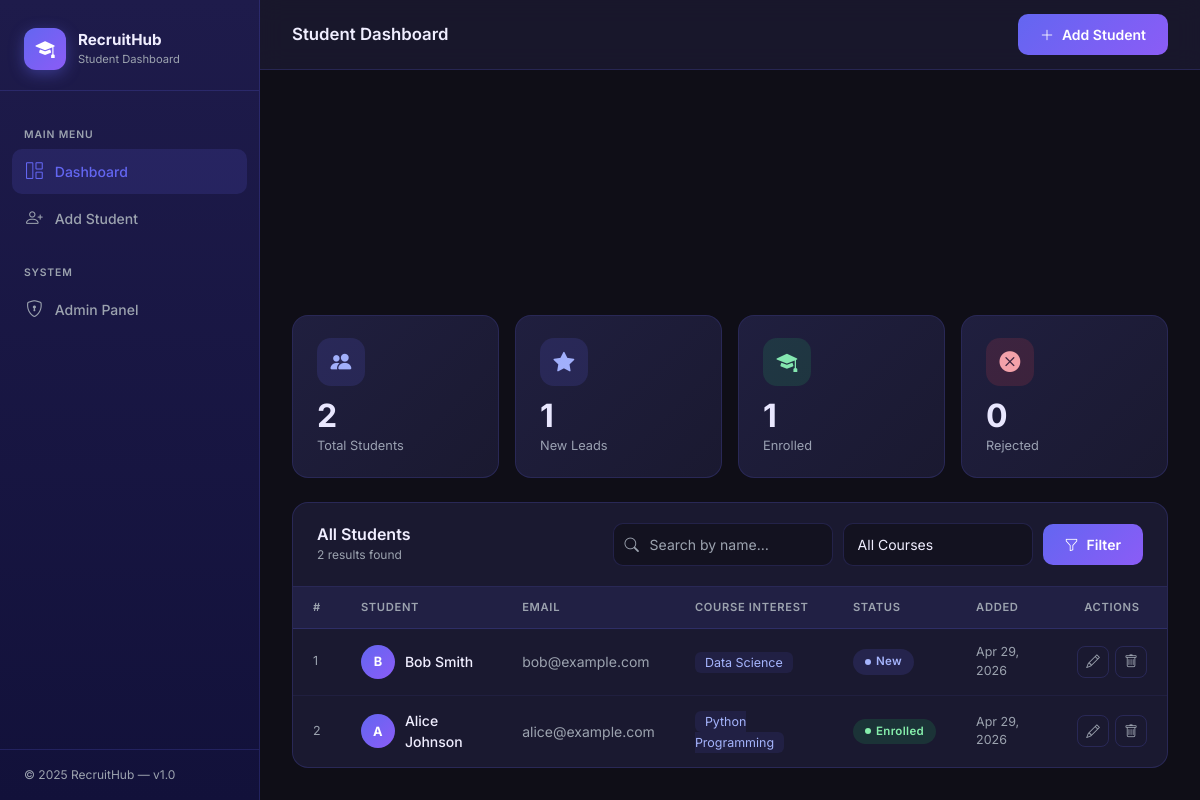
Before: / with the older database file.
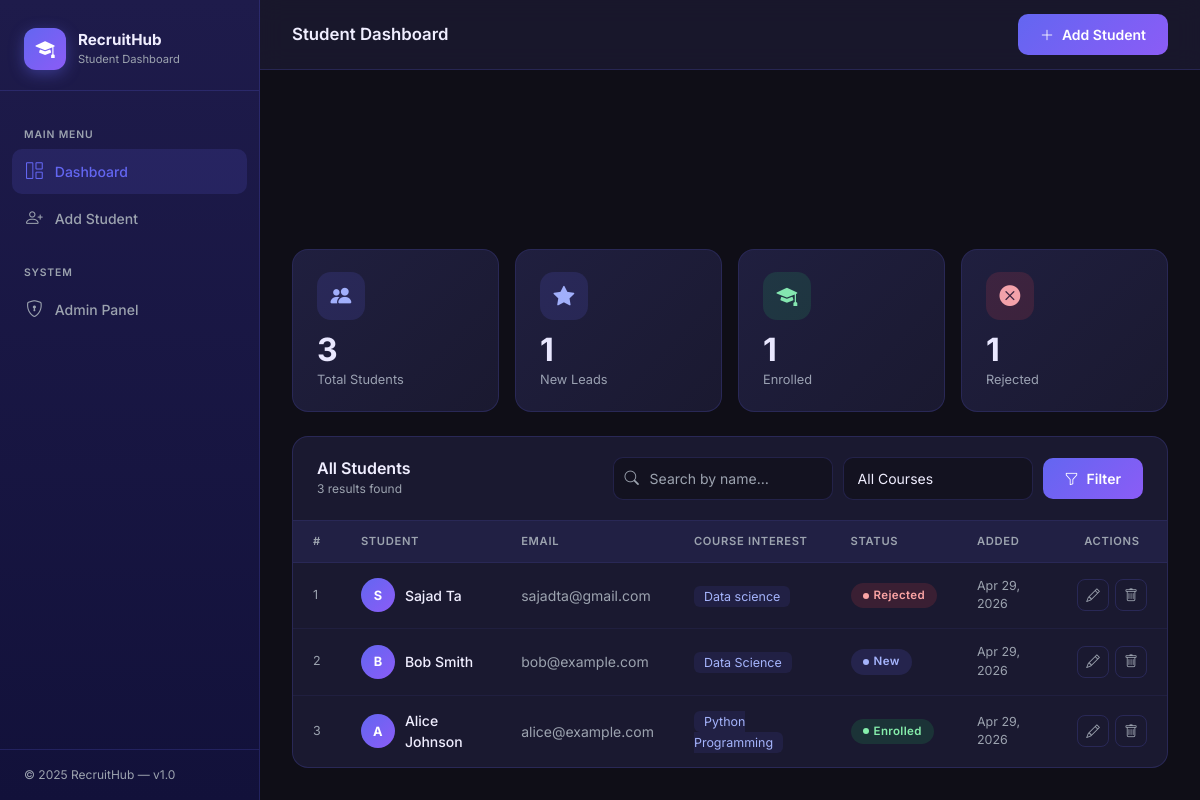
After: the same page with the newer database file.
### students/models.py (models this page shows, shortened)
class Student(models.Model):
    STATUS_CHOICES = [
        ('New', 'New'),
        ('Contacted', 'Contacted'),
        ('Enrolled', 'Enrolled'),
        ('Rejected', 'Rejected'),
    ]
    name            = models.CharField(max_length=200)
    email           = models.EmailField(unique=True)
    course_interest = models.CharField(max_length=200)
    status          = models.CharField(max_length=20, choices=STATUS_CHOICES, default='New')
    created_at      = models.DateTimeField(auto_now_add=True)
    class Meta:
        ordering = ['-created_at']

### students/views.py (the view)
# urls.py: path('',              views.student_list,   name='student_list'),
def student_list(request):
    students = Student.objects.all()
    search_query  = request.GET.get('search', '').strip()
    course_filter = request.GET.get('course', '').strip()
    if search_query:
        students = students.filter(name__icontains=search_query)
    if course_filter:
        students = students.filter(course_interest__icontains=course_filter)
    all_courses = Student.objects.values_list('course_interest', flat=True).distinct()
    context = {
        'students':     students,
        'all_courses':  all_courses,
        'search_query': search_query,
        'course_filter': course_filter,
        'total':        Student.objects.count(),
        'new_count':    Student.objects.filter(status='New').count(),
        'enrolled':     Student.objects.filter(status='Enrolled').count(),
        'rejected':     Student.objects.filter(status='Rejected').count(),
    }
    return render(request, 'student_list.html', context)

### templates/student_list.html (shortened to what this page needs)
{% extends 'base.html' %}
{% block page_title %}Student Dashboard{% endblock %}
{% block content %}
<div class="page-wrapper">
  <div class="row g-3 mb-4">
    <div class="col-12 col-sm-6 col-xl-3">
      <div class="stat-card">
        <div class="stat-icon" style="background:rgba(99,102,241,.15); color:#a5b4fc;">
          <i class="bi bi-people-fill"></i>
        </div>
        <div class="stat-value">{{ total }}</div>
        <div class="stat-label">Total Students</div>
      </div>
    </div>
    <div class="col-12 col-sm-6 col-xl-3">
      <div class="stat-card">
        <div class="stat-icon" style="background:rgba(99,102,241,.15); color:#a5b4fc;">
          <i class="bi bi-star-fill"></i>
        </div>
        <div class="stat-value">{{ new_count }}</div>
        <div class="stat-label">New Leads</div>
      </div>
    </div>
    <div class="col-12 col-sm-6 col-xl-3">
      <div class="stat-card">
        <div class="stat-icon" style="background:rgba(34,197,94,.15); color:#86efac;">
          <i class="bi bi-mortarboard-fill"></i>
        </div>
        <div class="stat-value">{{ enrolled }}</div>
        <div class="stat-label">Enrolled</div>
      </div>
    </div>
    <div class="col-12 col-sm-6 col-xl-3">
      <div class="stat-card">
        <div class="stat-icon" style="background:rgba(239,68,68,.15); color:#fca5a5;">
          <i class="bi bi-x-circle-fill"></i>
        </div>
        <div class="stat-value">{{ rejected }}</div>
        <div class="stat-label">Rejected</div>
      </div>
    </div>
  </div>
  <div class="table-card">
    <div class="table-card-header">
      <div>
        <h2 style="font-size:1rem; font-weight:600; margin:0; color:var(--text-primary);">
          All Students
        </h2>
        <p style="font-size:.75rem; color:var(--text-muted); margin:2px 0 0;">
          {{ students|length }} result{{ students|length|pluralize }} found
        </p>
      </div>
      <form method="GET" action="{% url 'student_list' %}" id="filter-form"
            style="display:flex; gap:10px; flex-wrap:wrap; align-items:center;">
        <div class="search-input-wrap">
          <i class="bi bi-search"></i>
          <input type="text"
                 id="search-input"
                 name="search"
                 class="form-control"
                 placeholder="Search by name…"
                 value="{{ search_query }}">
        </div>
        <select name="course" id="course-filter" class="form-select" style="width:190px;">
          <option value="">All Courses</option>
        </select>
        <button type="submit" class="btn-brand" id="apply-filter-btn">
          <i class="bi bi-funnel"></i> Filter
        </button>
      </form>
    </div>
    <div style="overflow-x:auto;">
      <table class="custom-table" id="students-table">
        <thead>
          <tr>
            <th>#</th>
            <th>Student</th>
            <th>Email</th>
            <th>Course Interest</th>
            <th>Status</th>
            <th>Added</th>
            <th style="text-align:center;">Actions</th>
          </tr>
        </thead>
        <tbody>
          {% for student in students %}
          <tr id="student-row-{{ student.pk }}">
            <td style="color:var(--text-muted); font-size:.78rem;">{{ forloop.counter }}</td>
            <td>
              <div style="display:flex; align-items:center; gap:10px;">
                <div class="avatar">{{ student.name|slice:":1"|upper }}</div>
                <span style="font-weight:500;">{{ student.name }}</span>
              </div>
            </td>
            <td style="color:var(--text-muted);">{{ student.email }}</td>
            <td>
              <span style="background:rgba(99,102,241,.1); color:#a5b4fc;
                           padding:3px 10px; border-radius:6px; font-size:.78rem;">
                {{ student.course_interest }}
              </span>
            </td>
            <td>
              <span class="badge-status
                {% if student.status == 'New' %}status-new
                {% elif student.status == 'Contacted' %}status-contacted
                {% elif student.status == 'Enrolled' %}status-enrolled
                {% else %}status-rejected{% endif %}">
                {{ student.status }}
              </span>
            </td>
            <td style="color:var(--text-muted); font-size:.78rem;">
              {{ student.created_at|date:"M d, Y" }}
            </td>
            <td style="text-align:center;">
              <div style="display:flex; gap:6px; justify-content:center;">
                <a href="{% url 'edit_student' student.pk %}"
                   class="btn-icon"
                   id="edit-btn-{{ student.pk }}"
                   title="Edit">
                  <i class="bi bi-pencil"></i>
                </a>
                <form method="POST" action="{% url 'delete_student' student.pk %}"
                      style="display:inline;"
                      onsubmit="return confirm('Delete {{ student.name }}?');">
                  <button type="submit"
                          class="btn-icon danger"
                          id="delete-btn-{{ student.pk }}"
                          title="Delete">
                    <i class="bi bi-trash"></i>
                  </button>
                </form>
              </div>
            </td>
          </tr>
          {% endfor %}
        </tbody>
      </table>
    </div>
  </div>
</div>
{% endblock %}

### templates/base.html (shortened to what this page needs)
<!DOCTYPE html>
<html lang="en">
<head>
  <link href="https://cdn.jsdelivr.net/npm/bootstrap@5.3.3/dist/css/bootstrap.min.css"
        rel="stylesheet"
/>
  <link href="https://cdn.jsdelivr.net/npm/bootstrap-icons@1.11.3/font/bootstrap-icons.min.css"
        rel="stylesheet"/>
</head>
<body>
<aside class="sidebar">
  <div class="sidebar-brand">
    <div class="brand-icon"><i class="bi bi-mortarboard-fill"></i></div>
    <div class="brand-text">
      RecruitHub<br>
      <small>Student Dashboard</small>
    </div>
  </div>
  <nav class="sidebar-nav">
    <div class="nav-label">Main Menu</div>
    <a href="{% url 'student_list' %}" id="nav-dashboard"
       class="nav-link-item {% if request.resolver_match.url_name == 'student_list' %}active{% endif %}">
      <i class="bi bi-grid-1x2"></i> Dashboard
    </a>
    <a href="{% url 'add_student' %}" id="nav-add"
       class="nav-link-item {% if request.resolver_match.url_name == 'add_student' or request.resolver_match.url_name == 'edit_student' %}active{% endif %}">
      <i class="bi bi-person-plus"></i> Add Student
    </a>
    <div class="nav-label" style="margin-top:24px;">System</div>
    <a href="/admin/" id="nav-admin" class="nav-link-item" target="_blank">
      <i class="bi bi-shield-lock"></i> Admin Panel
    </a>
  </nav>
  <div class="sidebar-footer">
    &copy; 2025 RecruitHub &mdash; v1.0
  </div>
</aside>
<div class="main-content">
  <header class="topbar">
    <span class="topbar-title">{% block page_title %}Dashboard{% endblock %}</span>
    <a href="{% url 'add_student' %}" class="btn-brand" id="topbar-add-btn">
      <i class="bi bi-plus-lg"></i> Add Student
    </a>
  </header>
  <div class="page-wrapper" style="padding-bottom:0;">
  </div>
  <main>
    {% block content %}{% endblock %}
  </main>
</div>
</body>
</html>

Changed rows visible on the page:
added Student: name "S", name "Sajad Ta", email "sajadta@gmail.com", course_interest "Data science", status "Rejected", created_at "Apr 29, 2026"
Other visible differences:
{{ total }}: "2" → "3"
{{ rejected }}: "0" → "1"
{{ students|length }}: "2" → "3"
